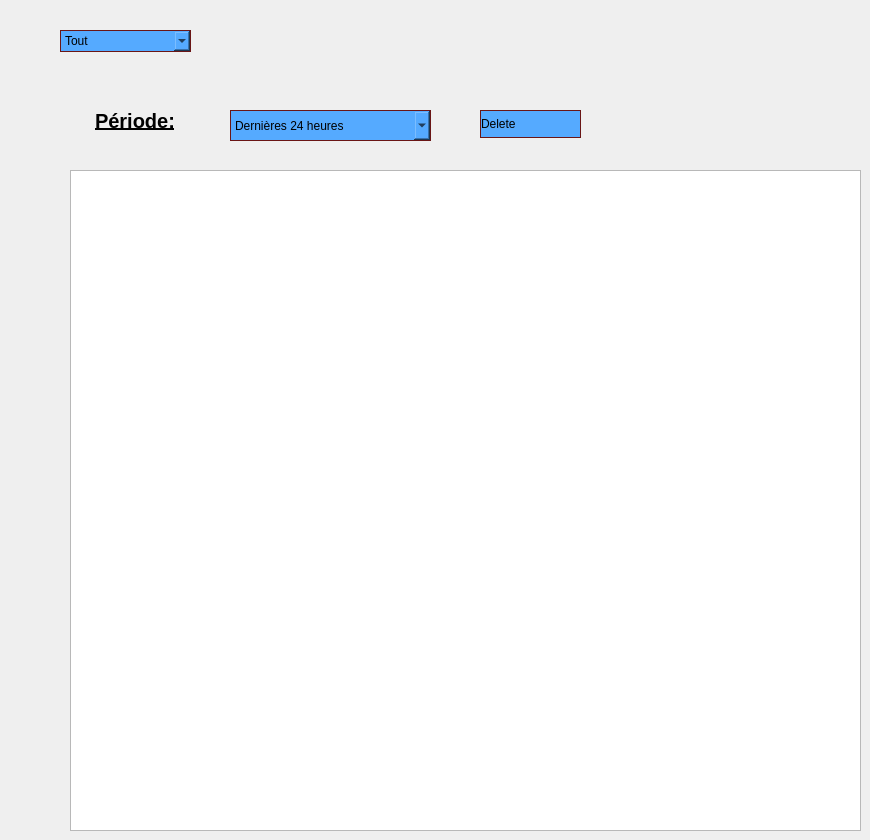
    <widget class="QWidget" name="tab">
     <attribute name="title">
      <string>Historique</string>
     </attribute>
     <widget class="QComboBox" name="history">
      <property name="geometry">
       <rect>
        <x>230</x>
        <y>110</y>
        <width>201</width>
        <height>31</height>
       </rect>
      </property>
      <property name="styleSheet">
       <string notr="true">QComboBox {
	background-color: rgb(85, 170, 255);
	
border: none;

	font: italic 10pt &quot;Elephant&quot;;
text-align: left;
border: 1px solid #6a1616;
}
QComboBox:hover {
	color: rgb(255, 255, 255);
background-color: rgb(85, 170, 255);
border: none;
text-align: left;
}

</string>
      </property>
      <item>
       <property name="text">
        <string>Dernières 24 heures</string>
       </property>
      </item>
      <item>
       <property name="text">
        <string>7 derniers jours</string>
       </property>
      </item>
      <item>
       <property name="text">
        <string>4 derniéres semaines</string>
       </property>
      </item>
      <item>
       <property name="text">
        <string>Toutes les données</string>
       </property>
      </item>
     </widget>
     <widget class="QListView" name="listView">
      <property name="geometry">
       <rect>
        <x>70</x>
        <y>170</y>
        <width>791</width>
        <height>661</height>
       </rect>
      </property>
      <property name="styleSheet">
       <string notr="true"/>
      </property>
     </widget>
     <widget class="QPushButton" name="del">
      <property name="geometry">
       <rect>
        <x>480</x>
        <y>110</y>
        <width>101</width>
        <height>28</height>
       </rect>
      </property>
      <property name="styleSheet">
       <string notr="true">QPushButton {
	
	background-color: rgb(85, 170, 255);
	
border: none;

	font: italic 16pt &quot;Elephant&quot;;
text-align: left;
border: 1px solid #6a1616;
}
QPushButton:hover {
	color: rgb(255, 255, 255);

	background-color: rgb(18, 15, 127);
border: none;
text-align: left;
}
</string>
      </property>
      <property name="text">
       <string>Delete</string>
      </property>
     </widget>
     <widget class="QComboBox" name="deleteee">
      <property name="geometry">
       <rect>
        <x>60</x>
        <y>30</y>
        <width>131</width>
        <height>22</height>
       </rect>
      </property>
      <property name="styleSheet">
       <string notr="true">QComboBox {
	background-color: rgb(85, 170, 255);
	
border: none;

	font: italic 10pt &quot;Elephant&quot;;
text-align: left;
border: 1px solid #6a1616;
}
QComboBox:hover {
	color: rgb(255, 255, 255);
background-color: rgb(85, 170, 255);
border: none;
text-align: left;
}

</string>
      </property>
      <item>
       <property name="text">
        <string>Tout</string>
       </property>
      </item>
      <item>
       <property name="text">
        <string>Historique d'ajout</string>
       </property>
      </item>
      <item>
       <property name="text">
        <string>Historique de suppression</string>
       </property>
      </item>
      <item>
       <property name="text">
        <string>historique de modification</string>
       </property>
      </item>
     </widget>
     <widget class="QLabel" name="label_29">
      <property name="geometry">
       <rect>
        <x>70</x>
        <y>80</y>
        <width>141</width>
        <height>81</height>
       </rect>
      </property>
      <property name="font">
       <font>
        <family>Arial</family>
        <pointsize>-1</pointsize>
        <weight>75</weight>
        <bold>true</bold>
        <underline>true</underline>
       </font>
      </property>
      <property name="styleSheet">
       <string notr="true">QLabel {
  width: 100%;
  padding: 12px 20px;
  margin: 8px 0;
  display: inline-block;
 
	color: rgb(0, 0, 0);
  font-size: 20px;
font-family:Arial, Helvetica, sans-serif;
}</string>
      </property>
      <property name="text">
       <string>Période:</string>
      </property>
     </widget>
    </widget>
